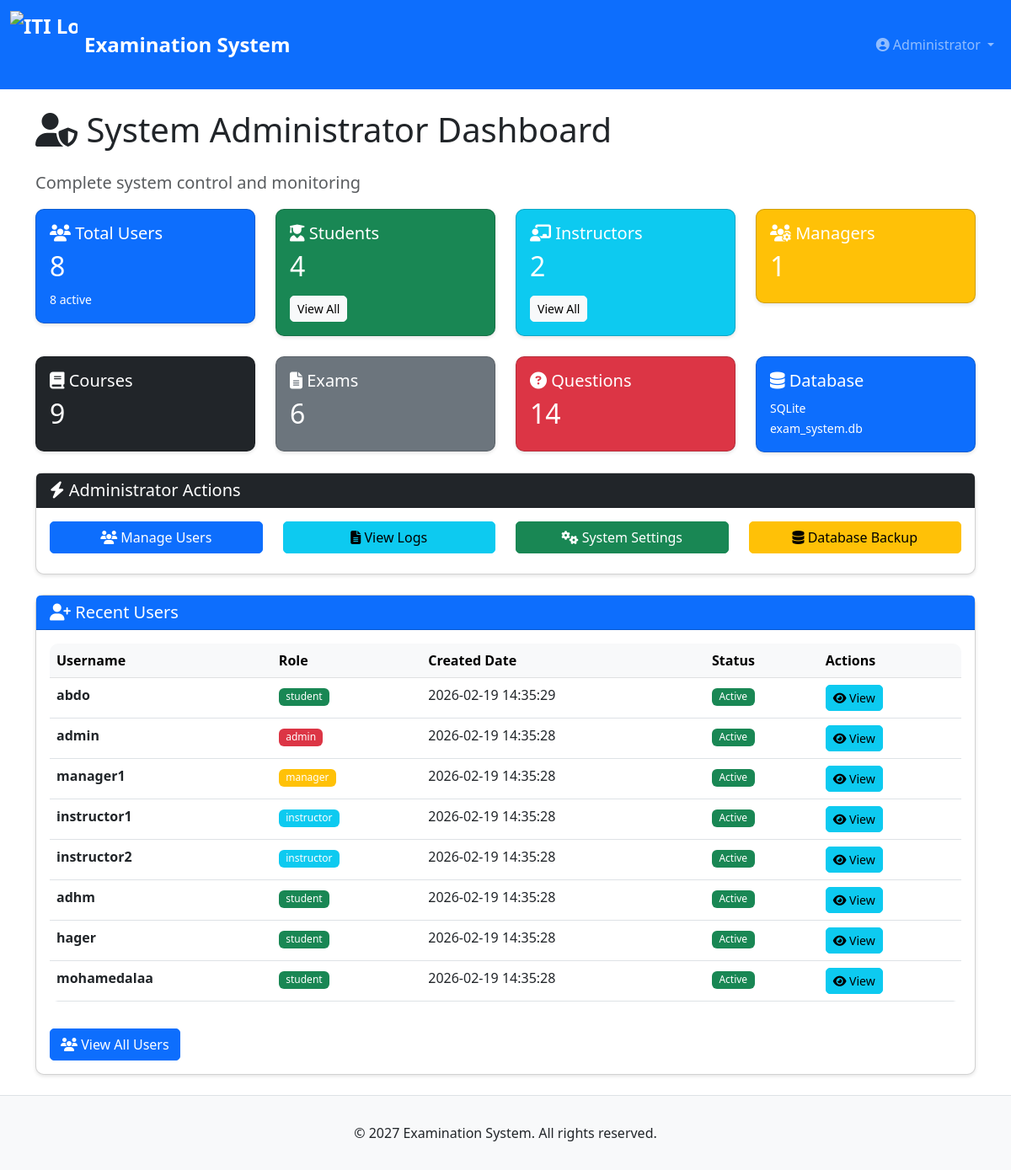
The page /admin/dashboard (signed in) on the database its author committed.
### tables this page shows
CREATE TABLE user (
    user_id INTEGER PRIMARY KEY AUTOINCREMENT,
    username TEXT NOT NULL UNIQUE,
    password_hash TEXT NOT NULL,
    role TEXT NOT NULL CHECK(role IN ('student', 'instructor', 'manager', 'admin')),
    is_active INTEGER DEFAULT 1,
    created_date DATETIME DEFAULT CURRENT_TIMESTAMP
);

### app.py (the view)
@app.route("/admin/dashboard")
@login_required("admin")
def admin_dashboard():
    db = get_db()
    stats = {
        'total_users': db.execute("SELECT COUNT(*) as count FROM user").fetchone()['count'],
        'active_users': db.execute("SELECT COUNT(*) as count FROM user WHERE is_active = 1").fetchone()['count'],
        'total_students': db.execute("SELECT COUNT(*) as count FROM student").fetchone()['count'],
        'total_instructors': db.execute("SELECT COUNT(*) as count FROM instructor").fetchone()['count'],
        'total_managers': db.execute("SELECT COUNT(*) as count FROM training_manager").fetchone()['count'],
        'total_courses': db.execute("SELECT COUNT(*) as count FROM course").fetchone()['count'],
        'total_exams': db.execute("SELECT COUNT(*) as count FROM exam").fetchone()['count'],
        'total_questions': db.execute("SELECT COUNT(*) as count FROM question").fetchone()['count']
    }
    recent_users = db.execute("""
        SELECT username, role, created_date, is_active
        FROM user
        ORDER BY created_date DESC
        LIMIT 10
    """).fetchall()
    return render_template("admin_dashboard.html", stats=stats, recent_users=recent_users)

### app.py (called while the page is built)
def get_db():
    db = sqlite3.connect(DATABASE)
    db.row_factory = sqlite3.Row
    return db

@app.after_request
def after_request(response):
    response.headers["Cache-Control"] = "no-cache, no-store, must-revalidate"
    response.headers["Expires"] = 0
    response.headers["Pragma"] = "no-cache"
    return response

### helpers.py (called while the page is built)
def login_required(role=None):
    def decorator(f):
        @wraps(f)
        def decorated_function(*args, **kwargs):
            if session.get("user_id") is None:
                return redirect("/login")
            if role and session.get("role") != role:
                return redirect("/")
            return f(*args, **kwargs)
        return decorated_function
    return decorator

### templates/admin_dashboard.html (shortened to what this page needs)
{% extends "layout.html" %}
{% block main %}
<h1 class="mb-4">
    <i class="fas fa-user-shield"></i> System Administrator Dashboard
</h1>
<p class="lead text-muted">Complete system control and monitoring</p>
<div class="row mb-4">
    <div class="col-md-3">
        <div class="card text-white bg-primary">
            <div class="card-body">
                <h5 class="card-title"><i class="fas fa-users"></i> Total Users</h5>
                <h2>{{ stats.total_users }}</h2>
                <small>{{ stats.active_users }} active</small>
            </div>
        </div>
    </div>
    <div class="col-md-3">
        <div class="card text-white bg-success">
            <div class="card-body">
                <h5 class="card-title"><i class="fas fa-user-graduate"></i> Students</h5>
                <h2>{{ stats.total_students }}</h2>
                <a href="/manager/students" class="btn btn-sm btn-light mt-2">View All</a>
            </div>
        </div>
    </div>
    <div class="col-md-3">
        <div class="card text-white bg-info">
            <div class="card-body">
                <h5 class="card-title"><i class="fas fa-chalkboard-teacher"></i> Instructors</h5>
                <h2>{{ stats.total_instructors }}</h2>
                <a href="/manager/instructors" class="btn btn-sm btn-light mt-2">View All</a>
            </div>
        </div>
    </div>
    <div class="col-md-3">
        <div class="card text-white bg-warning">
            <div class="card-body">
                <h5 class="card-title"><i class="fas fa-users-cog"></i> Managers</h5>
                <h2>{{ stats.total_managers }}</h2>
            </div>
        </div>
    </div>
</div>
<div class="row mb-4">
    <div class="col-md-3">
        <div class="card text-white bg-dark">
            <div class="card-body">
                <h5 class="card-title"><i class="fas fa-book"></i> Courses</h5>
                <h2>{{ stats.total_courses }}</h2>
            </div>
        </div>
    </div>
    <div class="col-md-3">
        <div class="card text-white bg-secondary">
            <div class="card-body">
                <h5 class="card-title"><i class="fas fa-file-alt"></i> Exams</h5>
                <h2>{{ stats.total_exams }}</h2>
            </div>
        </div>
    </div>
    <div class="col-md-3">
        <div class="card text-white bg-danger">
            <div class="card-body">
                <h5 class="card-title"><i class="fas fa-question-circle"></i> Questions</h5>
                <h2>{{ stats.total_questions }}</h2>
            </div>
        </div>
    </div>
    <div class="col-md-3">
        <div class="card text-white bg-primary">
            <div class="card-body">
                <h5 class="card-title"><i class="fas fa-database"></i> Database</h5>
                <small>SQLite</small><br>
                <small>exam_system.db</small>
            </div>
        </div>
    </div>
</div>
<div class="row mb-4">
    <div class="col-md-12">
        <div class="card">
            <div class="card-header bg-dark text-white">
                <h5 class="mb-0"><i class="fas fa-bolt"></i> Administrator Actions</h5>
            </div>
            <div class="card-body">
                <div class="row">
                    <div class="col-md-3 mb-2">
                        <a href="/admin/users" class="btn btn-primary w-100">
                            <i class="fas fa-users"></i> Manage Users
                        </a>
                    </div>
                    <div class="col-md-3 mb-2">
                        <a href="/admin/logs" class="btn btn-info w-100">
                            <i class="fas fa-file-alt"></i> View Logs
                        </a>
                    </div>
                    <div class="col-md-3 mb-2">
                        <a href="/manager/dashboard" class="btn btn-success w-100">
                            <i class="fas fa-cogs"></i> System Settings
                        </a>
                    </div>
                    <div class="col-md-3 mb-2">
                        <button class="btn btn-warning w-100" onclick="alert('Backup feature coming soon!')">
                            <i class="fas fa-database"></i> Database Backup
                        </button>
                    </div>
                </div>
            </div>
        </div>
    </div>
</div>
<div class="row">
    <div class="col-md-12">
        <div class="card">
            <div class="card-header bg-primary text-white">
                <h5 class="mb-0"><i class="fas fa-user-plus"></i> Recent Users</h5>
            </div>
            <div class="card-body">
                <div class="table-responsive">
                    <table class="table table-hover">
                        <thead class="table-light">
                            <tr>
                                <th>Username</th>
                                <th>Role</th>
                                <th>Created Date</th>
                                <th>Status</th>
                                <th>Actions</th>
                            </tr>
                        </thead>
                        <tbody>
                            {% for user in recent_users %}
                            <tr>
                                <td><strong>{{ user.username }}</strong></td>
                                <td>
                                    <span class="badge bg-{% if user.role == 'admin' %}danger{% elif user.role == 'manager' %}warning{% elif user.role == 'instructor' %}info{% else %}success{% endif %}">
                                        {{ user.role }}
                                    </span>
                                </td>
                                <td>{{ user.created_date }}</td>
                                <td>
                                    {% if user.is_active %}
                                        <span class="badge bg-success">Active</span>
                                    {% else %}
                                        <span class="badge bg-danger">Inactive</span>
                                    {% endif %}
                                </td>
                                <td>
                                    <a href="/admin/users" class="btn btn-sm btn-info">
                                        <i class="fas fa-eye"></i> View
                                    </a>
                                </td>
                            </tr>
                            {% endfor %}
                        </tbody>
                    </table>
                </div>
                <a href="/admin/users" class="btn btn-primary mt-3">
                    <i class="fas fa-users"></i> View All Users
                </a>
            </div>
        </div>
    </div>
</div>
{% endblock %}

### static/styles.css (style rules this page uses)
body { min-height: 100vh; display: flex; flex-direction: column; font-family: 'Segoe UI', Tahoma, Geneva, Verdana, sans-serif; }
.card { border-radius: 10px; box-shadow: 0 2px 4px rgba(0,0,0,0.1); transition: transform 0.2s; }
.card-header { font-weight: 600; }
.btn { border-radius: 5px; transition: all 0.3s; }
.table { border-radius: 10px; overflow: hidden; }
.badge { padding: 0.4em 0.7em; font-weight: 500; }

### rows shown on the page
user: username "abdo", role "student", created_date "2026-02-19 14:35:29", is_active "Active"
user: username "admin", role "admin", created_date "2026-02-19 14:35:28", is_active "Active"
user: username "manager1", role "manager", created_date "2026-02-19 14:35:28", is_active "Active"
user: username "instructor1", role "instructor", created_date "2026-02-19 14:35:28", is_active "Active"
user: username "instructor2", role "instructor", created_date "2026-02-19 14:35:28", is_active "Active"
user: username "adhm", role "student", created_date "2026-02-19 14:35:28", is_active "Active"
user: username "hager", role "student", created_date "2026-02-19 14:35:28", is_active "Active"
user: username "mohamedalaa", role "student", created_date "2026-02-19 14:35:28", is_active "Active"

### other values the page prints
{{ session.person_name }} "Administrator"
{{ stats.total_users }} "8"
{{ stats.active_users }} "8"
{{ stats.total_students }} "4"
{{ stats.total_instructors }} "2"
{{ stats.total_managers }} "1"
{{ stats.total_courses }} "9"
{{ stats.total_exams }} "6"
{{ stats.total_questions }} "14"
